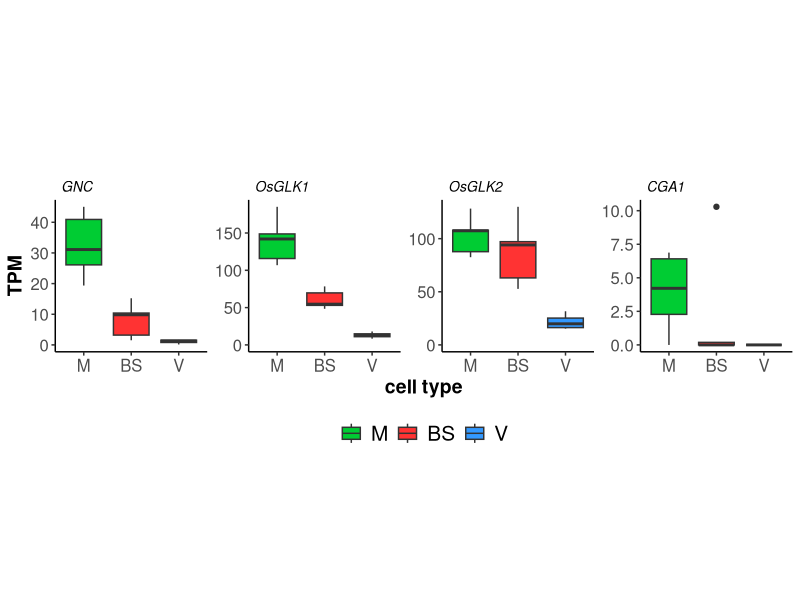

This figure's R source:
setwd("")

library(ggplot2)
require(reshape2)


tpm <- read.csv("KitaakeLCM_TPM.csv", header=TRUE)
list <- read.delim("chlp.regulators.genelist.txt", header = TRUE)
list$Symbol <- as.character(list$Symbol)
list$Symbol <- factor(list$Symbol, levels = list$Symbol)

sub <- merge(tpm, list, by="GENEID")
row.names(sub) <- sub$Symbol
sub <- sub[,2:15]

tv <- t(sub)

cell_type <- c("BS","BS","BS","BS","BS","M","M","M", "M","M","V","V","V", "V")
tv <- as.data.frame(tv)
tv$cell_type <- cell_type
head(tv)

tv$cell_type <- as.factor(tv$cell_type)
levels(tv$cell_type)
tv$cell_type <- factor(tv$cell_type, levels(tv$cell_type)[c(2,1,3)])
levels(tv$cell_type)

melt <- melt(tv)
melt$variable <- factor(melt$variable, levels=list$Symbol)
levels(melt$variable)
head(melt)
melt <- as.data.frame(melt)

p<- ggplot(melt, aes(x=cell_type, y=value, fill=cell_type)) + 
  geom_boxplot()+
  expand_limits(y = 0)+
  facet_wrap (~variable, scale = "free", nrow = 1,labeller = label_wrap_gen(5))+
  labs(title="", x="cell type", y = "TPM")+
  scale_fill_manual(name = "Cell Type", labels = c("M", "BS", "V"),
                    values = c("#00CC33","#FF3333","#3399FF")) +
  theme(axis.text=element_text(size=12), 
        axis.title=element_text(size=14,face="bold", colour = "black"), 
        strip.text.x = element_text(size = 10, colour = "black", angle = 0,face = "italic",hjust=0), 
        legend.position="bottom", legend.title = element_blank(),
        legend.text = element_text(colour="black", size=15), 
        panel.grid.major = element_line(), panel.grid.minor = element_line(),
        panel.background = element_blank(), 
        strip.background = element_blank(),
        aspect.ratio = 1, 
        axis.line = element_line(colour = "black"))
p  
